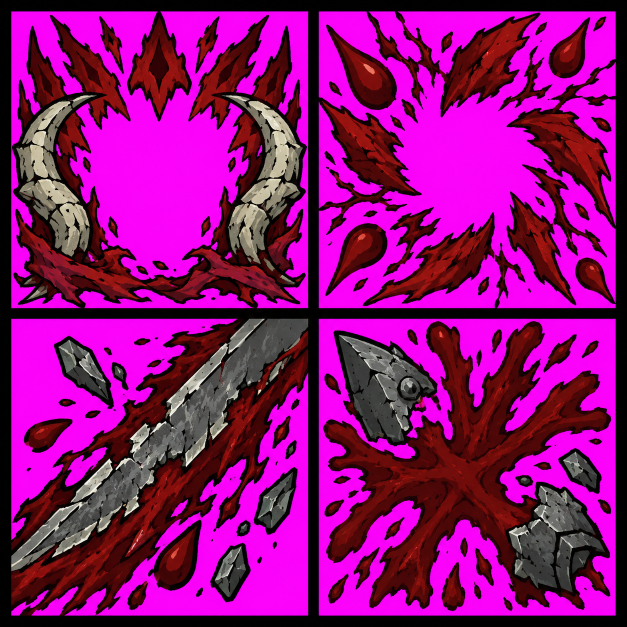
#> input picture src/assets/art/fx_source/advance_20261008/sheet_w1.png, 1254 x 1254 px, found by its file name (shown at 1/2 size)
$ python build_warrior_style_fx.py
#> lines starting #> are read from the running program, lines starting #| are printed output that depends on the picture; after the words box and inside, x2 and y2 are one past the last pixel; in counts of white or black regions, pixels touching at a corner belong together
### scripts/build_mage_drop_fx.py
"""마법사 라이트닝 · 아이스 블라스트 — Codex 2x2 자홍 시트에서 고른 칸을 잘라 설치한다 (ADR-0541).

python scripts/build_mage_drop_fx.py

- 격자는 가로 · 세로로 끝까지 이어진 검정 줄로만 찾는다(그림의 외곽선도 검정이다)
- 키잉: d = min(r, b) - g 를 경사로(40 이하 불투명 · 120 이상 투명) · 가장자리는 자홍을 역합성해 보라 테를 뺀다
- 칸을 통째로 384x384 로 줄인다 — 알파 bbox 로 다시 가운데 맞추지 않는다(칸 안의 자리가 곧 초상 위의 자리다)
- 바꾸기 전 설치본은 처음 한 번만 previous/ 에 복사한다
Requires Pillow + numpy.
"""

from __future__ import annotations

import shutil
from pathlib import Path

import numpy as np
from PIL import Image

ROOT = Path(__file__).resolve().parents[1]
SOURCE = ROOT / "src/assets/art/fx_source/mage_drop_20261008"
OUT = ROOT / "src/assets/art/fx/skills"
SIZE = 384
LO, HI = 40, 120
INSET = 6
# 설치 파일 → (시트, 칸 번호 — 왼쪽 위부터 1 · 2 / 3 · 4)
PICKS = {
    "mag_lightning": ("sheet_lightning.png", 3),
    "mag_iceblast": ("sheet_ice_b.png", 1),
    "mag_iceblast_shatter": ("sheet_ice_b.png", 2),
}
REPLACED = ("mag_lightning", "mag_iceblast")


def runs(mask: np.ndarray) -> list[tuple[int, int]]:
    out, start = [], None
    for i, v in enumerate(mask):
        if v and start is None:
            start = i
        elif not v and start is not None:
            out.append((start, i))
            start = None
    if start is not None:
        out.append((start, len(mask)))
    return out


def cells(arr: np.ndarray) -> list[tuple[int, int, int, int]]:
    dark = arr[..., :3].max(axis=2) < 60
    h, w = dark.shape

    def spans(lines, n):
        cuts = [0] + [x for a, b in lines for x in (a, b)] + [n]
        segs = [(cuts[i], cuts[i + 1]) for i in range(0, len(cuts), 2)]
        return [s for s in segs if s[1] - s[0] > n * 0.2]

    rows = spans(runs(dark.mean(axis=1) > 0.9), h)
    cols = spans(runs(dark.mean(axis=0) > 0.9), w)
    if len(rows) != 2 or len(cols) != 2:
        raise ValueError(f"2x2 grid not found: rows {rows} cols {cols}")
    return [(y0, y1, x0, x1) for y0, y1 in rows for x0, x1 in cols]


def key(rgb: np.ndarray) -> np.ndarray:
    rgb = rgb.astype(np.float32)
    d = np.minimum(rgb[..., 0], rgb[..., 2]) - rgb[..., 1]
    a = np.clip((HI - d) / (HI - LO), 0, 1)
    c = (rgb - (1 - a)[..., None] * np.array([255, 0, 255], np.float32)) / np.maximum(a, 1e-3)[..., None]
    return np.dstack([np.clip(c, 0, 255), a * 255]).astype(np.uint8)


# [24 lines left out: functions cut, main, not called in this run]


# [2 lines that do not run on import are left out]

### scripts/build_warrior_style_fx.py
"""전사 기본 이펙트 — 같은 구도를 초상 그림체로 다시 그린 Codex 2x2 자홍 시트에서 고른 칸을 설치한다.

python scripts/build_warrior_style_fx.py

자르기 · 키잉 · 줄이기는 build_mage_drop_fx.py 와 같다(칸을 통째로 384x384 · bbox 로 다시 가운데 맞추지 않는다).
바꾸기 전 설치본은 처음 한 번만 previous/ 에 복사한다. Requires Pillow + numpy.
"""

from __future__ import annotations

import shutil
import sys
from pathlib import Path

import numpy as np
from PIL import Image

sys.path.insert(0, str(Path(__file__).resolve().parent))
import build_mage_drop_fx as base  # noqa: E402

ROOT = Path(__file__).resolve().parents[1]
SOURCE = ROOT / "src/assets/art/fx_source/warrior_style_20261008"
OUT = ROOT / "src/assets/art/fx/skills"
# 설치 파일 → (시트, 칸 번호 — 왼쪽 위부터 1 · 2 / 3 · 4). 줄 하나가 스킬 하나 · 왼쪽 = A · 오른쪽 = B
PICKS = {
    "war_bash": ("sheet_w1.png", 2),
    "war_doubleswing": ("sheet_w1.png", 4),
    "war_quake": ("sheet_w2.png", 1),
    "war_leap": ("sheet_w2.png", 3),
    "war_ironskin": ("sheet_w4.png", 3),
    # 함성 셋 — 같은 집중선 · 색만 다르다(ADR-0546). F2 시트: 1 타운트 · 2 워 크라이 · 3 배틀오더스 · 4 흰 바탕(안 쓴다)
    "war_taunt": ("shout/sheet_f2.png", 1),
    "war_shout": ("shout/sheet_f2.png", 2),
    "war_battleorders": ("shout/sheet_f2.png", 3),
}


def cut(sheet: str, index: int) -> Image.Image:
    arr = np.asarray(Image.open(SOURCE / sheet).convert("RGB"))
    y0, y1, x0, x1 = base.cells(arr)[index - 1]
    sub = arr[y0 + base.INSET:y1 - base.INSET, x0 + base.INSET:x1 - base.INSET]
    side = min(sub.shape[:2])
    rgba = Image.fromarray(base.key(sub[:side, :side]))
    return rgba.convert("RGBa").resize((base.SIZE, base.SIZE), Image.Resampling.LANCZOS).convert("RGBA")


def main() -> None:
    backup = SOURCE / "previous"
    backup.mkdir(exist_ok=True)
    for file in PICKS:
        if not (backup / f"{file}.webp").exists():
            shutil.copy2(OUT / f"{file}.webp", backup / f"{file}.webp")
    for file, (sheet, index) in PICKS.items():
        sprite = cut(sheet, index)
#> in cut, arr is the input picture: shape (1254, 1254, 3); mean R, G, B 140.5, 14.8, 118.1
#> in cells, `dark = arr[..., :3].max(axis=2) < 60`:
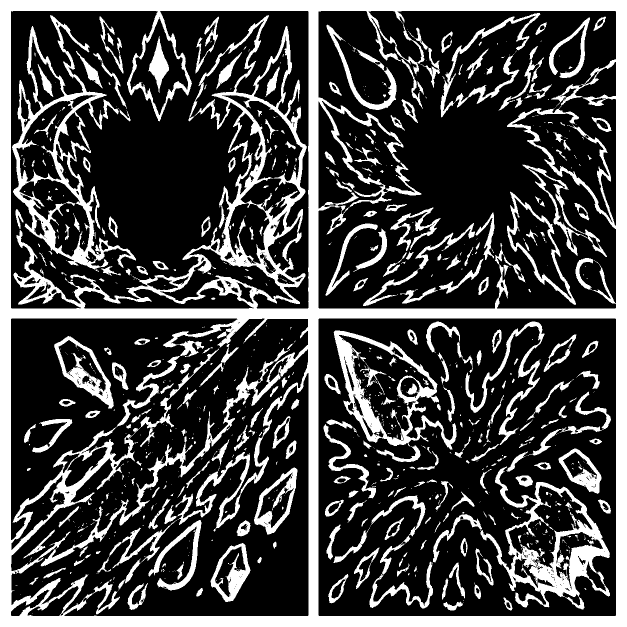
#> dark: shape (1254, 1254) bool (shown at 1/2 size); 27.1% white; 931 white regions (629 under 20 px), largest, box (x1, y1, x2, y2) and area: (0, 0, 1254, 1254) 252987, (24, 30, 272, 539) 20737, (866, 933, 1220, 1219) 19153
#> the loop in runs, `for i, v in enumerate(mask):` made 1254 passes
#> v on passes 1 to 12: True, True, True, True, True, True, True, True, True, True, True, True
#> after the loop in runs, `for i, v in enumerate(mask):`: out = [(0, 22), (617, 637)]; start = 1232
#> in spans, `cuts = [0] + [x for a, b in lines for x in (a, b)] + [n]`: cuts = [0, 0, 22, 617, 637, 1232, 1254, 1254]
#> in spans, `segs = [(cuts[i], cuts[i + 1]) for i in range(0, len(cuts), 2)]`: segs = [(0, 0), (22, 617), (637, 1232), (1254, 1254)]
#> in cells, `rows = spans(runs(dark.mean(axis=1) > 0.9), h)`: rows = [(22, 617), (637, 1232)]
#> the loop in runs (call 2), `for i, v in enumerate(mask):` made 1254 passes
#> in cut, `y0, y1, x0, x1 = base.cells(arr)[index - 1]`: y0 = 22; y1 = 617; x0 = 637; x1 = 1232
#> in cut, `sub = arr[y0 + base.INSET:y1 - base.INSET, x0 + base.INSET:x1 - base.I..`:
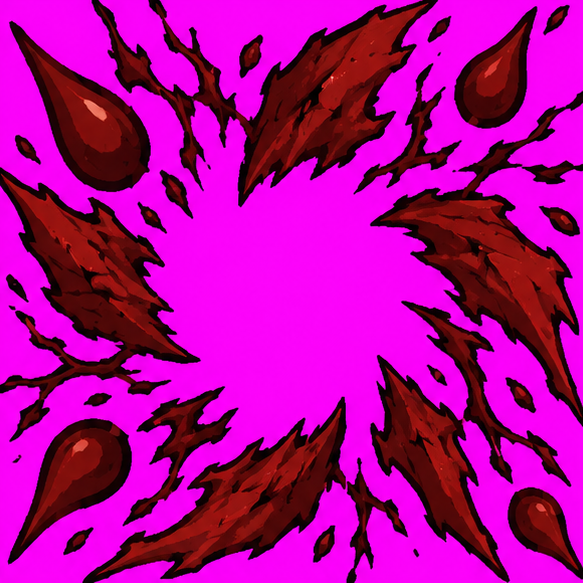
#> sub: shape (583, 583, 3); mean R, G, B 173.8, 4.9, 146.6
#> in key, `d = np.minimum(rgb[..., 0], rgb[..., 2]) - rgb[..., 1]`:
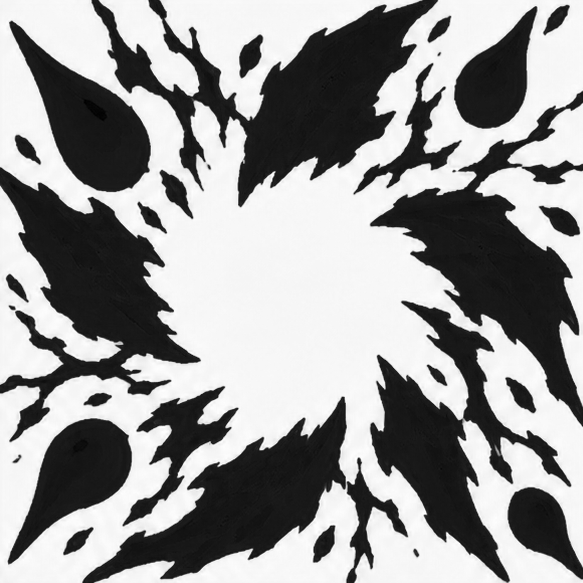
#> d: shape (583, 583) float32; min -27, max 255, mean 141.4; drawn with min black and max white
#> in key, `a = np.clip((HI - d) / (HI - LO), 0, 1)`:
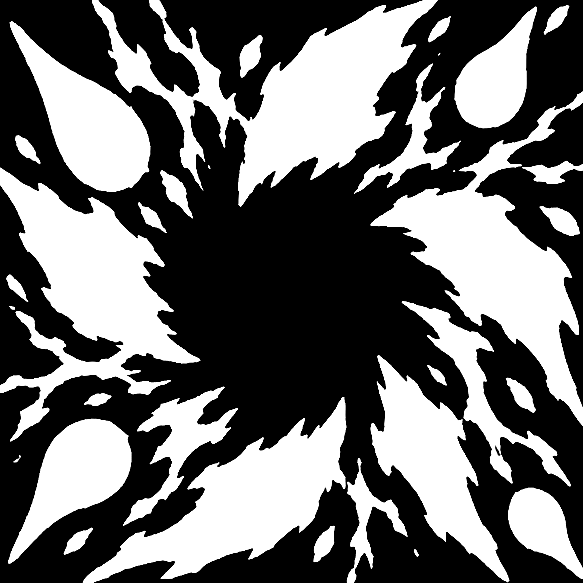
#> a: shape (583, 583) float32; min 0, max 1, mean 0.417
#> in key, `c = (rgb - (1 - a)[..., None] * np.array([255, 0, 255], np.float32)) /..`:
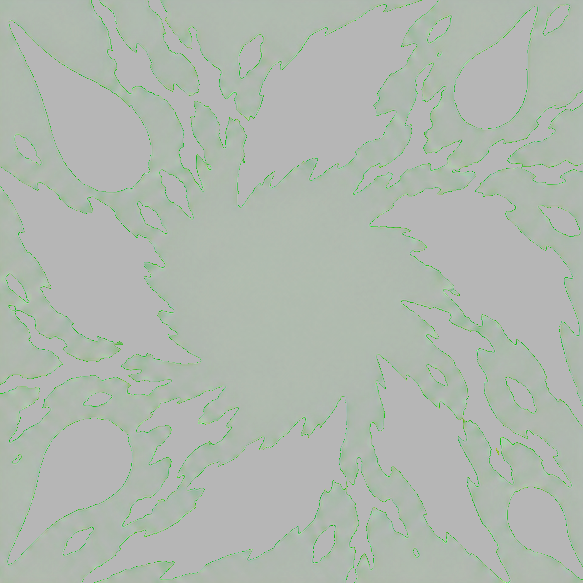
#> c: shape (583, 583, 3) float32; mean of channels 0, 1, 2 -4664.9, 1619, -5125.4; drawn with min black and max white
#> in key, `return np.dstack([np.clip(c, 0, 255), a * 255]).astype(np.uint8)`:
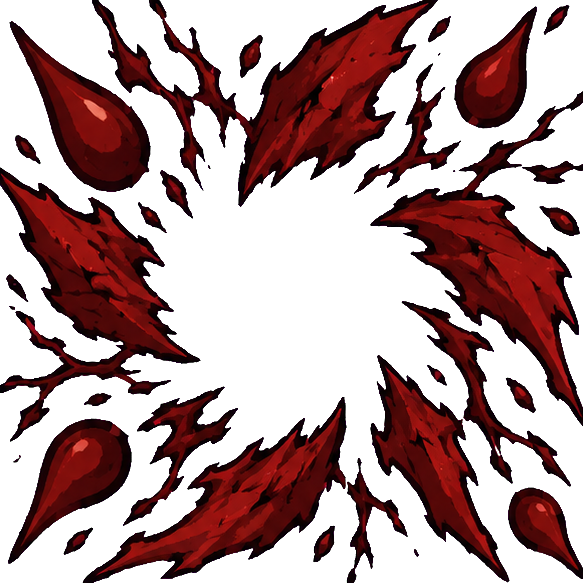
#> returned value: shape (583, 583, 4); mean of channels 0, 1, 2, 3 30.4, 143.4, 3.7, 106.3; transparent parts drawn white
#> in cut, `return rgba.convert("RGBa").resize((base.SIZE, base.SIZE), Image.Resam..`:
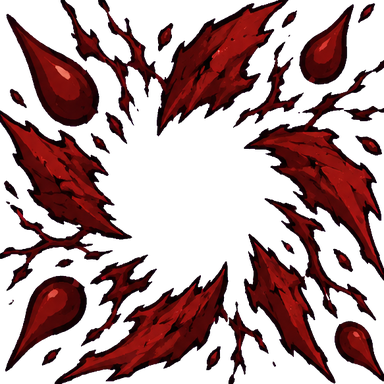
#> returned value: PIL image 384x384 RGBA; mean R, G, B, A 31.8, 3.5, 4.8, 106.3; transparent parts drawn white
        path = OUT / f"{file}.webp"
        sprite.save(path, "WEBP", quality=90, alpha_quality=100, method=6)
#> (the run stopped early here; a loop or call above may not have finished)
